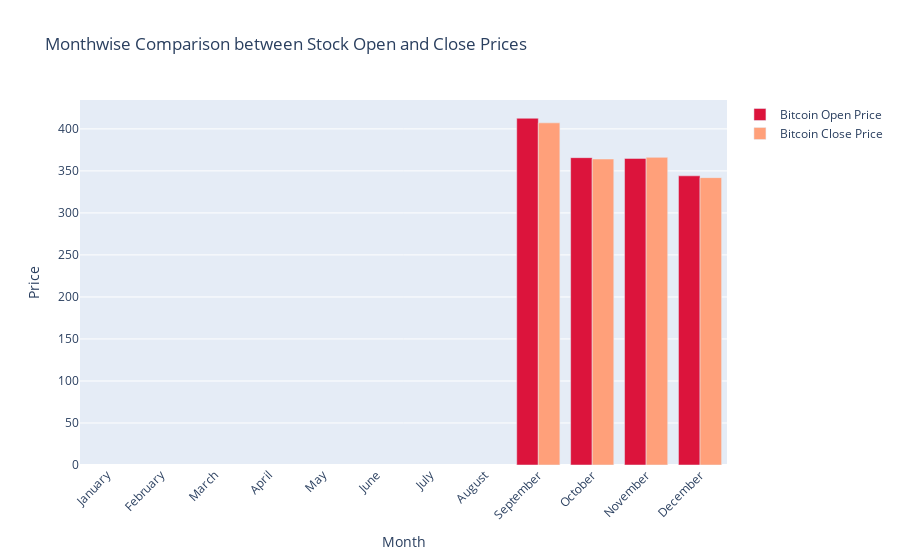

Notebook code cell kept with this figure:
### Code cell
# Create the figure
fig = go.Figure()

# Add trace for stock open prices
fig.add_trace(go.Bar(
    x=monthwise.index,
    y=monthwise['Open'],
    name='Bitcoin Open Price',
    marker_color='crimson'
))

# Add trace for stock close prices
fig.add_trace(go.Bar(
    x=monthwise.index,
    y=monthwise['Close'],
    name='Bitcoin Close Price',
    marker_color='lightsalmon'
))

# Update layout for better visualization
fig.update_layout(
    barmode='group',
    xaxis_tickangle=-45,
    title='Monthwise Comparison between Stock Open and Close Prices',
    xaxis_title='Month',
    yaxis_title='Price'
)

# Show the plot
fig.show()

### Figure 1 — Plotly figure (JSON) as saved in the notebook; plotly's stock layout.template omitted (floating-point values rounded to 4 significant figures)
{"data": [{"marker": {"color": "crimson"}, "name": "Bitcoin Open Price", "type": "bar", "x": ["January", "February", "March", "April", "May", "June", "July", "August", "September", "October", "November", "December"], "y": [null, null, null, null, null, null, null, null, 412.7, 365.7, 364.9, 344.1]}, {"marker": {"color": "lightsalmon"}, "name": "Bitcoin Close Price", "type": "bar", "x": ["January", "February", "March", "April", "May", "June", "July", "August", "September", "October", "November", "December"], "y": [null, null, null, null, null, null, null, null, 407.2, 364.1, 366.1, 342.0]}], "layout": {"autosize": true, "barmode": "group", "title": {"text": "Monthwise Comparison between Stock Open and Close Prices"}, "xaxis": {"autorange": true, "range": [-0.5, 11.5], "tickangle": -45, "title": {"text": "Month"}, "type": "category"}, "yaxis": {"autorange": true, "range": [0, 434.4], "title": {"text": "Price"}, "type": "linear"}}}
